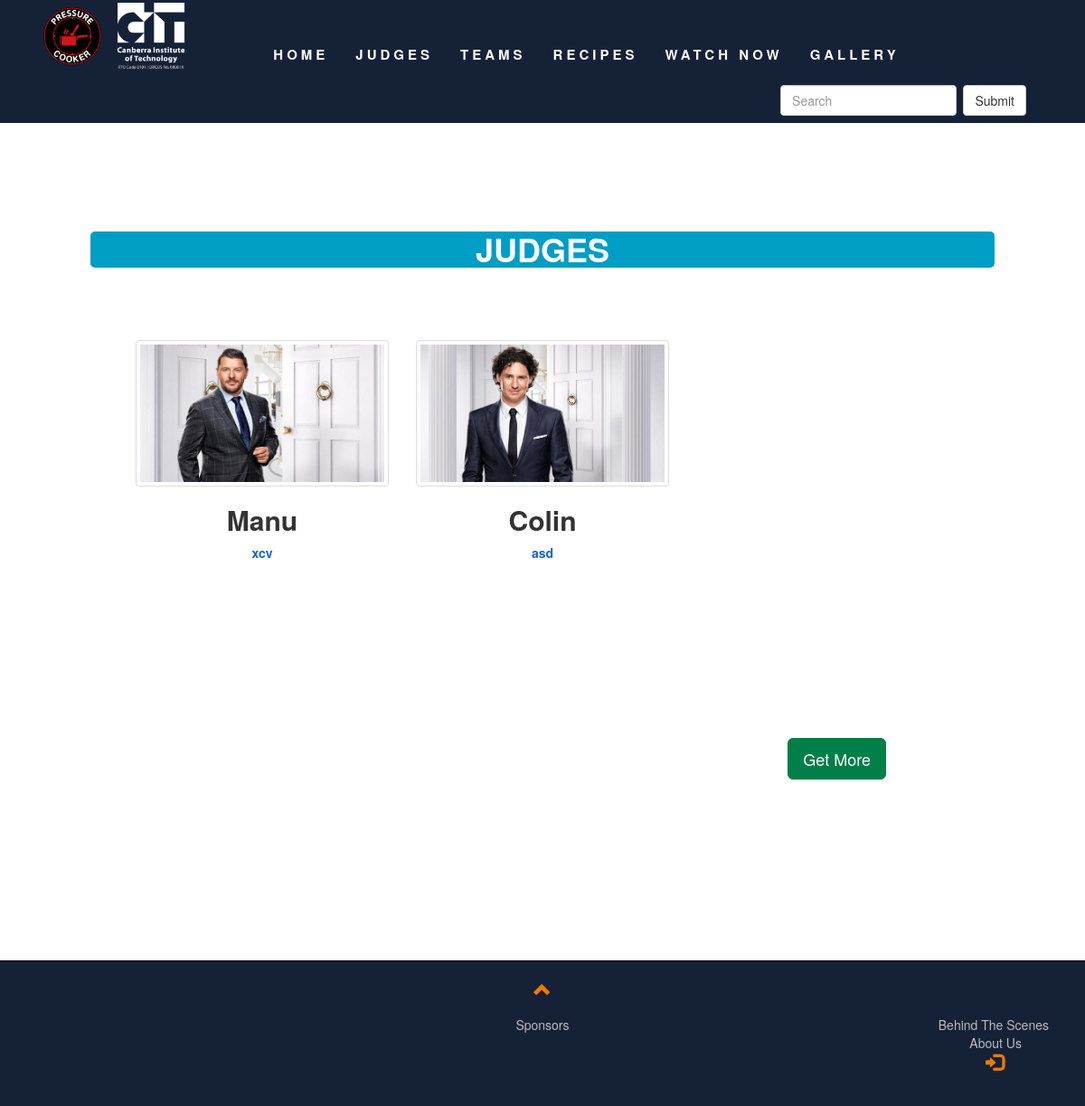
The page /judgesLink.php on the database its author committed.
### tables this page shows
CREATE TABLE `judges` (
  `id` int(10) NOT NULL,
  `name` text NOT NULL,
  `img` text NOT NULL,
  `msg` text NOT NULL,
  `date` timestamp NOT NULL DEFAULT CURRENT_TIMESTAMP ON UPDATE CURRENT_TIMESTAMP,
  `etc` text NOT NULL
);

### judgesLink.php (the view, shortened to what this page needs)
<!DOCTYPE html>
<?php
	require __DIR__.'/admin/config/db.php';
?>
<html>
<head>
	<link rel="stylesheet" href="https://maxcdn.bootstrapcdn.com/bootstrap/3.3.7/css/bootstrap.min.css">
	<link href="assets\style.css" rel="stylesheet">
	<link rel="stylesheet" href="https://use.fontawesome.com/releases/v5.2.0/css/all.css">
</head>
<body id="topOfPage">
		<?php
		include "templates/navigationbar_template.php";
		?>
		<div id="startAgain" class="container-fluid myContainer bg-3 text-center goTopAnim" style="padding: 100px;">
			<h1 style="font-weight: bold; background: #009dc5; color: white; border-radius: 5px;">JUDGES</h1><br>
			<div class="row" style="padding: 50px;">
			<?php
			$judge_query = "SELECT * FROM judges
									ORDER BY date DESC
										LIMIT 0,9";
			$connect_judge_query = mysqli_query($conn, $judge_query);
			$count_rows = mysqli_num_rows($connect_judge_query);
			$max_display = 3;
			$displayed = 0;
			if (empty($_GET["All"]))
			{
				$show_all = Null;
			}
			else
			{
				$show_all = $_GET["All"];
			}
			if($count_rows > 0){
				while($get_each_row = mysqli_fetch_array($connect_judge_query)){
					$name_of_judge = $get_each_row['name'];
					$img_of_judge = $get_each_row['img'];
					$msg_of_judge = $get_each_row['msg'];
					$displayed++;
					if ($displayed <= $max_display)
					{
						?>
							<div class="col-sm-6 col-md-4 col-lg-4">
								<div class="thumbnail">
									<img class="resizeWithThumbnail" src="admin\dynamicImages\judges\<?php echo $img_of_judge; ?>" alt="judges">
									<h2><strong><?php echo $name_of_judge; ?></strong></h2>
									<p style="color: #1364D1;"><strong><?php echo $msg_of_judge; ?></strong></p>
								</div>
							</div>
							<?php
					}
				}
			}
			?>
			</div>
		<?php
		if ($show_all != true)
		{
		?>
			<div class="container-fluid myContainer bg-3 text-center goTopAnim" style="padding: 100px;">
				<form action="/pressure_cooker/judgesLink.php" method="get">
					<button class="btn btn-info btn-lg"; type = "submit" name = "All" value = "true" style="float: right; margin-right: 20px; background-color: #007f48; border-color: #007f48;">Get More</button><br>
				</form>
			</div>
		<?php
		}
		?>
	</div>
	<?php
	include 'templates/footer_template.php';
	?>
</body>
</html>

### assets/style.css (style rules this page uses)
body { background: #fffff; }
.thumbnail { padding: 0 0 15px 0; border: none; border-radius: 0; }
.thumbnail img { width: 100%; height: 100%; margin-bottom: 10px; }
.resizeWithThumbnail { height: -webkit-fill-available; max-height: 290px; max-width: 100%; object-fit: contain; object-position: center; display: inline-block; padding: 4px; line-height: 1.42857143; background-color: #fff; border: 1px solid #ddd; border-radius: 4px; transition: all .2s ease-in-out; }
.bg-3 { background-color: #FFFFFF; color: ##152136; }
.myContainer { padding-top: 70px; padding-bottom: 70px; }
@media screen and (min-width: 900px) { .container-fluid { padding: 0px; } }

### rows shown on the page
judges: img (picture), name "Manu", msg "xcv"
judges: img (picture), name "Colin", msg "asd"
